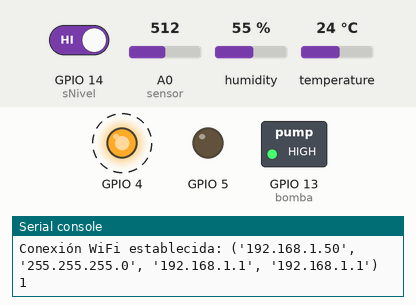
Simulated run of this program. Board: ESP8266 board running MicroPython. On the bench: switched loads named in the program (green lamp = pin HIGH), output pins drawn as LEDs (lit = HIGH), the last lines printed to the serial console. Dashed ring = blinking. Inputs (shaded band) come from the test bench; at power-on: GPIO 14 (sNivel) HIGH, A0 (sensor) = 512, humidity 55 %, temperature 24 °C (analog values on the 0–1023 scale). WiFi joins after 1.5 s; no MQTT or app messages arrive unless stated.

Above: at 2.4 s.
2.8 s: GPIO 14 (sNivel) driven LOW
At 5.6 s:
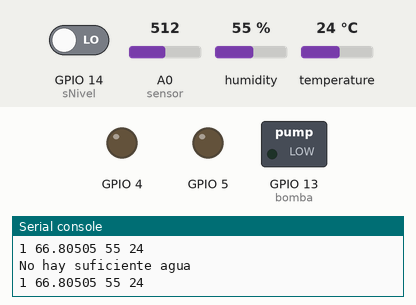
6.3 s: GPIO 14 (sNivel) driven HIGH
At 7.13 s:
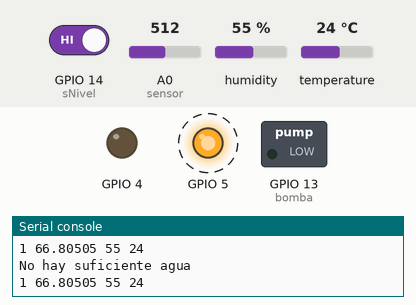
9.8 s: A0 (sensor) set to 586
14.5 s: A0 (sensor) set to 612
At 16.0 s:
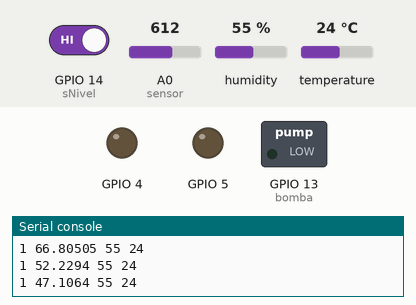
18.2 s: A0 (sensor) set to 511
At 18.8 s:
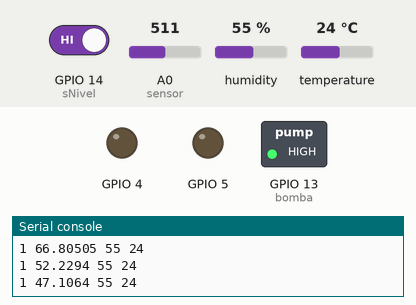
22.0 s: A0 (sensor) set to 716
At 23.0 s:
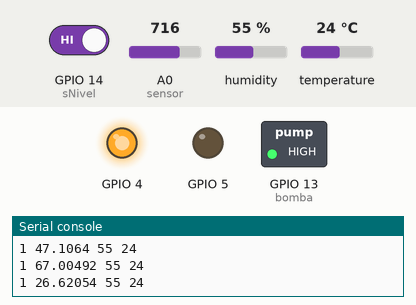
Timing chart, 0 to 26.5 s (numbered marks = the images above; inputs shaded):
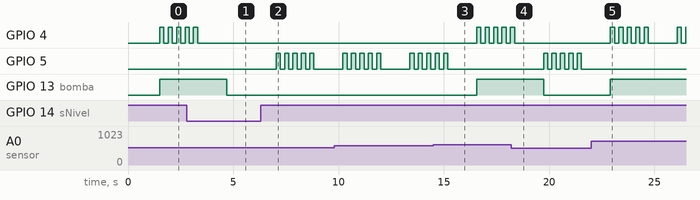

The program:

main.py
```python
import machine
import network
from umqtt.robust import MQTTClient
import time
import dht
from machine import Pin, ADC,UART
import led_parpadeo
import uasyncio as asyncio

# Configuración de la conexión WiFi
WIFI_SSID = 'N-47'
WIFI_PASSWORD = '@victor47'
#WIFI_SSID = 'IZZI-41AF'
#WIFI_PASSWORD = '50A5DC4F41AF'

# Configuración del broker MQTT
MQTT_BROKER = '192.168.50.168'
MQTT_TOPIC = 'sensores'

#valores de sensor
sDTH = dht.DHT11(Pin(12))
sNivel = Pin(14,Pin.IN)
bomba = Pin(13,Pin.OUT)
sensor = ADC(0)
max_suelo = 54525
min_suelo = 22005
valorHumedad = 50
valor = 0


# Función para conectarse al WiFi
def connect_wifi():
    wlan = network.WLAN(network.STA_IF)
    wlan.active(True)

    if not wlan.isconnected():
        print('Conectando al WiFi...')
        wlan.connect(WIFI_SSID, WIFI_PASSWORD)
        while not wlan.isconnected():
            pass
    print('Conexión WiFi establecida:', wlan.ifconfig())

# Función para publicar un mensaje MQTT
def publish_mqtt(message):
    client = MQTTClient("esp8266", MQTT_BROKER)
    client.connect()
    client.publish(MQTT_TOPIC, message)
    client.disconnect()

async def publicar():
    global valor
    while True:
        valor = (max_suelo - sensor.read_u16())*100/(max_suelo-min_suelo)
        sDTH.measure()
        temp =  sDTH.temperature()
        hum = sDTH.humidity()
        mensaje = "1 {} {} {}".format(valor,hum,temp)
        print(mensaje)
        publish_mqtt(mensaje)
        time.sleep(0.5)
        await asyncio.sleep(0.5)
async def regarPlantas():
    global sNivel, valor, valorHumedad
    print(sNivel.value())
    while True:
        if not sNivel.value():
            bomba.off()
            print("No hay suficiente agua")
            time.sleep(0.5)
        elif valor < valorHumedad:
            bomba.on()
            led_parpadeo.encendido(4)
            time.sleep(0.5)
        else:
            bomba.off()
            led_parpadeo.encendido(5)
            time.sleep(0.5)
        await asyncio.sleep(0.5)
# Conectarse al WiFi
connect_wifi()
loop = asyncio.get_event_loop()
loop.create_task(regarPlantas())
loop.create_task(publicar())
loop.run_forever()
```

led_parpadeo.py
```python
from machine import Pin
from time import sleep

def encendido(pinled):
    led = Pin(pinled,Pin.OUT)
    for i in range(5):
        led.on()
        sleep(0.2)
        led.off()
        sleep(0.2)
```

Measured:
- the behaviour switches between 597 and 598 on A0 (sensor) (found by bisection; images 2 and 3)
- after the input at 2.8 s, GPIO 5: stops changing and stays LOW
- after the input at 6.3 s, GPIO 5: alternates HIGH for 0.20 s and LOW for 0.20 s, 10 changes in all, then stays LOW, starting after 0.73 s
- after the input at 14.5 s, GPIO 4: alternates HIGH for 0.20 s and LOW for 0.20 s, starting after 2.1 s; GPIO 5: goes on until 15.2 s, then stays LOW; GPIO 13 (bomba): LOW → HIGH after 2.1 s
- after the input at 18.2 s, GPIO 4: goes on until 18.4 s, then stays LOW; GPIO 5: alternates HIGH for 0.20 s and LOW for 0.20 s, starting after 1.5 s; GPIO 13 (bomba): HIGH → LOW after 1.5 s
- after the input at 22.0 s, GPIO 4: goes 4 × (HIGH 0.20 s, LOW 0.20 s), HIGH 0.20 s, LOW 1.4 s, HIGH 0.20 s, LOW 0.20 s, then HIGH, starting after 0.91 s; GPIO 5: stops changing and stays LOW; GPIO 13 (bomba): LOW → HIGH after 0.91 s
